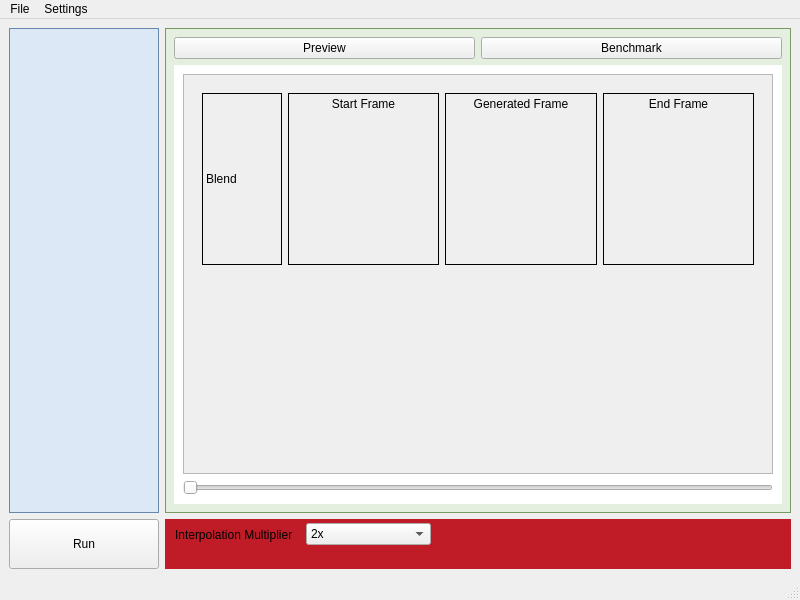
<?xml version="1.0" encoding="UTF-8"?>
<ui version="4.0">
 <class>MainWindow</class>
 <widget class="QMainWindow" name="MainWindow">
  <property name="geometry">
   <rect>
    <x>0</x>
    <y>0</y>
    <width>800</width>
    <height>600</height>
   </rect>
  </property>
  <property name="windowTitle">
   <string>MainWindow</string>
  </property>
  <property name="autoFillBackground">
   <bool>false</bool>
  </property>
  <widget class="QWidget" name="centralwidget">
   <layout class="QGridLayout" name="gridLayout">
    <item row="0" column="1">
     <widget class="QWidget" name="resultsPanel" native="true">
      <property name="minimumSize">
       <size>
        <width>50</width>
        <height>50</height>
       </size>
      </property>
      <property name="maximumSize">
       <size>
        <width>16777215</width>
        <height>16777215</height>
       </size>
      </property>
      <property name="styleSheet">
       <string notr="true">QWidget#resultsPanel {
    background-color: #e5efdf;
    border: 1px solid #779966;
}</string>
      </property>
      <layout class="QVBoxLayout" name="verticalLayout">
       <item>
        <layout class="QHBoxLayout" name="ButtonHorizontalLayout">
         <item>
          <widget class="QPushButton" name="previewButton">
           <property name="text">
            <string>Preview</string>
           </property>
          </widget>
         </item>
         <item>
          <widget class="QPushButton" name="benchmarkButton">
           <property name="text">
            <string>Benchmark</string>
           </property>
          </widget>
         </item>
        </layout>
       </item>
       <item>
        <widget class="QStackedWidget" name="contentStack">
         <property name="styleSheet">
          <string notr="true">QStackedWidget#contentStack {
	background-color: rgb(255, 255, 255);
}</string>
         </property>
         <property name="currentIndex">
          <number>0</number>
         </property>
         <widget class="QWidget" name="previewPage">
          <property name="styleSheet">
           <string notr="true"/>
          </property>
          <layout class="QVBoxLayout" name="verticalLayout_3">
           <item>
            <widget class="QScrollArea" name="previewScrollArea">
             <property name="styleSheet">
              <string notr="true"/>
             </property>
             <property name="widgetResizable">
              <bool>true</bool>
             </property>
             <widget class="QWidget" name="previewRowsContainer">
              <property name="geometry">
               <rect>
                <x>0</x>
                <y>0</y>
                <width>588</width>
                <height>379</height>
               </rect>
              </property>
              <layout class="QVBoxLayout" name="verticalLayout_4">
               <item>
                <widget class="QWidget" name="algorithmPreview1" native="true">
                 <property name="sizePolicy">
                  <sizepolicy hsizetype="Preferred" vsizetype="Expanding">
                   <horstretch>0</horstretch>
                   <verstretch>0</verstretch>
                  </sizepolicy>
                 </property>
                 <property name="minimumSize">
                  <size>
                   <width>0</width>
                   <height>130</height>
                  </size>
                 </property>
                 <property name="maximumSize">
                  <size>
                   <width>16777215</width>
                   <height>16777215</height>
                  </size>
                 </property>
                 <layout class="QHBoxLayout" name="horizontalLayout" stretch="0,1,1,1">
                  <item>
                   <widget class="QLabel" name="algorithmNameLabel">
                    <property name="minimumSize">
                     <size>
                      <width>80</width>
                      <height>0</height>
                     </size>
                    </property>
                    <property name="maximumSize">
                     <size>
                      <width>80</width>
                      <height>16777215</height>
                     </size>
                    </property>
                    <property name="frameShape">
                     <enum>QFrame::Shape::Box</enum>
                    </property>
                    <property name="text">
                     <string>Blend</string>
                    </property>
                   </widget>
                  </item>
                  <item>
                   <widget class="FrameView" name="startFrameLabel">
                    <property name="minimumSize">
                     <size>
                      <width>120</width>
                      <height>90</height>
                     </size>
                    </property>
                    <property name="frameShape">
                     <enum>QFrame::Shape::Box</enum>
                    </property>
                    <property name="text">
                     <string>Start Frame</string>
                    </property>
                    <property name="alignment">
                     <set>Qt::AlignmentFlag::AlignHCenter|Qt::AlignmentFlag::AlignTop</set>
                    </property>
                   </widget>
                  </item>
                  <item>
                   <widget class="FrameView" name="generatedFrameLabel">
                    <property name="minimumSize">
                     <size>
                      <width>120</width>
                      <height>90</height>
                     </size>
                    </property>
                    <property name="frameShape">
                     <enum>QFrame::Shape::Box</enum>
                    </property>
                    <property name="text">
                     <string>Generated Frame</string>
                    </property>
                    <property name="alignment">
                     <set>Qt::AlignmentFlag::AlignHCenter|Qt::AlignmentFlag::AlignTop</set>
                    </property>
                   </widget>
                  </item>
                  <item>
                   <widget class="FrameView" name="endFrameLabel">
                    <property name="minimumSize">
                     <size>
                      <width>120</width>
                      <height>90</height>
                     </size>
                    </property>
                    <property name="frameShape">
                     <enum>QFrame::Shape::Box</enum>
                    </property>
                    <property name="text">
                     <string>End Frame</string>
                    </property>
                    <property name="alignment">
                     <set>Qt::AlignmentFlag::AlignHCenter|Qt::AlignmentFlag::AlignTop</set>
                    </property>
                   </widget>
                  </item>
                 </layout>
                </widget>
               </item>
               <item>
                <spacer name="verticalSpacer_2">
                 <property name="orientation">
                  <enum>Qt::Orientation::Vertical</enum>
                 </property>
                 <property name="sizeHint" stdset="0">
                  <size>
                   <width>20</width>
                   <height>40</height>
                  </size>
                 </property>
                </spacer>
               </item>
              </layout>
             </widget>
            </widget>
           </item>
           <item>
            <widget class="QSlider" name="frameSlider">
             <property name="orientation">
              <enum>Qt::Orientation::Horizontal</enum>
             </property>
            </widget>
           </item>
          </layout>
         </widget>
         <widget class="QWidget" name="benchmarkPage"/>
        </widget>
       </item>
      </layout>
     </widget>
    </item>
    <item row="0" column="0">
     <widget class="QWidget" name="controlsPanel" native="true">
      <property name="minimumSize">
       <size>
        <width>150</width>
        <height>50</height>
       </size>
      </property>
      <property name="maximumSize">
       <size>
        <width>150</width>
        <height>16777215</height>
       </size>
      </property>
      <property name="styleSheet">
       <string notr="true">QWidget#controlsPanel {
    background-color: #dce8f5;
    border: 1px solid #6688aa;
}</string>
      </property>
      <layout class="QVBoxLayout" name="verticalLayout_2">
       <item>
        <spacer name="verticalSpacer">
         <property name="orientation">
          <enum>Qt::Orientation::Vertical</enum>
         </property>
         <property name="sizeHint" stdset="0">
          <size>
           <width>20</width>
           <height>40</height>
          </size>
         </property>
        </spacer>
       </item>
      </layout>
     </widget>
    </item>
    <item row="1" column="1">
     <widget class="QWidget" name="settingsPanel" native="true">
      <property name="enabled">
       <bool>true</bool>
      </property>
      <property name="minimumSize">
       <size>
        <width>50</width>
        <height>50</height>
       </size>
      </property>
      <property name="styleSheet">
       <string notr="true">QWidget#settingsPanel {
	background-color: rgb(192, 28, 40);
}</string>
      </property>
      <widget class="QWidget" name="layoutWidget">
       <property name="geometry">
        <rect>
         <x>10</x>
         <y>0</y>
         <width>256</width>
         <height>31</height>
        </rect>
       </property>
       <layout class="QHBoxLayout" name="horizontalLayout_2">
        <item>
         <widget class="QLabel" name="interpolationMulLabel">
          <property name="text">
           <string>Interpolation Multiplier</string>
          </property>
         </widget>
        </item>
        <item>
         <widget class="QComboBox" name="interpolationMulComboBox">
          <item>
           <property name="text">
            <string>2x</string>
           </property>
          </item>
          <item>
           <property name="text">
            <string>4x</string>
           </property>
          </item>
          <item>
           <property name="text">
            <string>8x</string>
           </property>
          </item>
          <item>
           <property name="text">
            <string>16x</string>
           </property>
          </item>
         </widget>
        </item>
       </layout>
      </widget>
     </widget>
    </item>
    <item row="1" column="0">
     <widget class="QPushButton" name="runButton">
      <property name="minimumSize">
       <size>
        <width>50</width>
        <height>50</height>
       </size>
      </property>
      <property name="text">
       <string>Run</string>
      </property>
     </widget>
    </item>
   </layout>
  </widget>
  <widget class="QMenuBar" name="menubar">
   <property name="geometry">
    <rect>
     <x>0</x>
     <y>0</y>
     <width>800</width>
     <height>26</height>
    </rect>
   </property>
   <widget class="QMenu" name="menuFile">
    <property name="title">
     <string>File</string>
    </property>
    <widget class="QMenu" name="menuLoad_Input">
     <property name="title">
      <string>Load Input</string>
     </property>
     <addaction name="actionLoadVideo"/>
     <addaction name="actionLoadFrames"/>
    </widget>
    <addaction name="menuLoad_Input"/>
   </widget>
   <widget class="QMenu" name="menuSettings">
    <property name="title">
     <string>Settings</string>
    </property>
   </widget>
   <addaction name="menuFile"/>
   <addaction name="menuSettings"/>
  </widget>
  <widget class="QStatusBar" name="statusbar"/>
  <action name="actionLoadVideo">
   <property name="enabled">
    <bool>false</bool>
   </property>
   <property name="text">
    <string>Load Video (mp4, gif)</string>
   </property>
   <property name="shortcut">
    <string>Ctrl+O</string>
   </property>
  </action>
  <action name="actionLoadFrames">
   <property name="text">
    <string>Load Frames (png, jpg)</string>
   </property>
   <property name="shortcut">
    <string>Ctrl+I</string>
   </property>
  </action>
 </widget>
 <customwidgets>
  <customwidget>
   <class>FrameView</class>
   <extends>QLabel</extends>
   <header>frameview.h</header>
  </customwidget>
 </customwidgets>
 <resources/>
 <connections/>
</ui>
